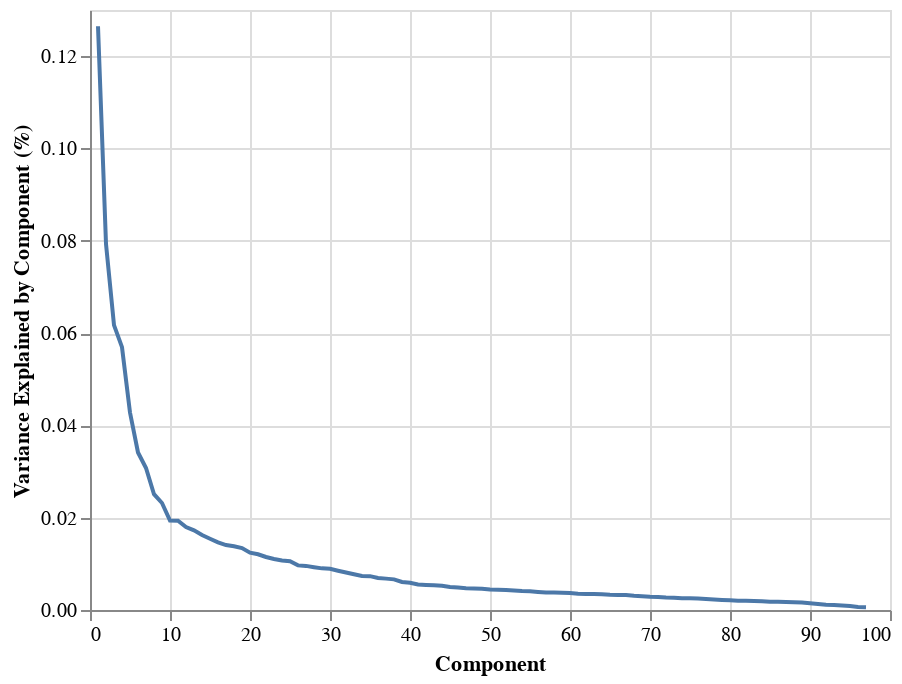

The code cell stored with this chart in its notebook:
### Code cell
# Create scree plot with altair, elbow at 3
alt.Chart(pc_df).mark_line().encode(x="Component",
                                    y="Variance Explained by Component (%)").interactive()

### Figure 1 — Vega-Lite specification as saved in the notebook (floating-point values rounded to 4 significant figures)
{"config": {"view": {"continuousWidth": 400, "continuousHeight": 300}}, "data": {"name": "data-964e235887b2679f98773217e3bebcb8"}, "mark": "line", "encoding": {"x": {"type": "quantitative", "field": "Component"}, "y": {"type": "quantitative", "field": "Variance Explained by Component (%)"}}, "selection": {"selector001": {"type": "interval", "bind": "scales", "encodings": ["x", "y"]}}, "$schema": "https://vega.github.io/schema/vega-lite/v4.8.1.json", "datasets": {"data-964e235887b2679f98773217e3bebcb8": [{"Component": 1, "Variance Explained by Component (%)": 0.1265, "Total Variance Explained (%)": 0.1265}, {"Component": 2, "Variance Explained by Component (%)": 0.07933, "Total Variance Explained (%)": 0.2058}, {"Component": 3, "Variance Explained by Component (%)": 0.06173, "Total Variance Explained (%)": 0.2675}, {"Component": 4, "Variance Explained by Component (%)": 0.05695, "Total Variance Explained (%)": 0.3245}, {"Component": 5, "Variance Explained by Component (%)": 0.04278, "Total Variance Explained (%)": 0.3673}, {"Component": 6, "Variance Explained by Component (%)": 0.03413, "Total Variance Explained (%)": 0.4014}, {"Component": 7, "Variance Explained by Component (%)": 0.03077, "Total Variance Explained (%)": 0.4322}, {"Component": 8, "Variance Explained by Component (%)": 0.02509, "Total Variance Explained (%)": 0.4572}, {"Component": 9, "Variance Explained by Component (%)": 0.02318, "Total Variance Explained (%)": 0.4804}, {"Component": 10, "Variance Explained by Component (%)": 0.01937, "Total Variance Explained (%)": 0.4998}, {"Component": 11, "Variance Explained by Component (%)": 0.01933, "Total Variance Explained (%)": 0.5191}, {"Component": 12, "Variance Explained by Component (%)": 0.01798, "Total Variance Explained (%)": 0.5371}, {"Component": 13, "Variance Explained by Component (%)": 0.01725, "Total Variance Explained (%)": 0.5544}, {"Component": 14, "Variance Explained by Component (%)": 0.01623, "Total Variance Explained (%)": 0.5706}, {"Component": 15, "Variance Explained by Component (%)": 0.01544, "Total Variance Explained (%)": 0.586}, {"Component": 16, "Variance Explained by Component (%)": 0.01467, "Total Variance Explained (%)": 0.6007}, {"Component": 17, "Variance Explained by Component (%)": 0.01407, "Total Variance Explained (%)": 0.6148}, {"Component": 18, "Variance Explained by Component (%)": 0.01379, "Total Variance Explained (%)": 0.6286}, {"Component": 19, "Variance Explained by Component (%)": 0.01341, "Total Variance Explained (%)": 0.642}, {"Component": 20, "Variance Explained by Component (%)": 0.01241, "Total Variance Explained (%)": 0.6544}, {"Component": 21, "Variance Explained by Component (%)": 0.01208, "Total Variance Explained (%)": 0.6665}, {"Component": 22, "Variance Explained by Component (%)": 0.01148, "Total Variance Explained (%)": 0.6779}, {"Component": 23, "Variance Explained by Component (%)": 0.01105, "Total Variance Explained (%)": 0.689}, {"Component": 24, "Variance Explained by Component (%)": 0.01071, "Total Variance Explained (%)": 0.6997}, {"Component": 25, "Variance Explained by Component (%)": 0.01055, "Total Variance Explained (%)": 0.7103}, {"Component": 26, "Variance Explained by Component (%)": 0.009668, "Total Variance Explained (%)": 0.7199}, {"Component": 27, "Variance Explained by Component (%)": 0.009558, "Total Variance Explained (%)": 0.7295}, {"Component": 28, "Variance Explained by Component (%)": 0.009283, "Total Variance Explained (%)": 0.7388}, {"Component": 29, "Variance Explained by Component (%)": 0.00902, "Total Variance Explained (%)": 0.7478}, {"Component": 30, "Variance Explained by Component (%)": 0.008925, "Total Variance Explained (%)": 0.7567}, {"Component": 31, "Variance Explained by Component (%)": 0.00852, "Total Variance Explained (%)": 0.7652}, {"Component": 32, "Variance Explained by Component (%)": 0.008139, "Total Variance Explained (%)": 0.7734}, {"Component": 33, "Variance Explained by Component (%)": 0.007743, "Total Variance Explained (%)": 0.7811}, {"Component": 34, "Variance Explained by Component (%)": 0.007377, "Total Variance Explained (%)": 0.7885}, {"Component": 35, "Variance Explained by Component (%)": 0.007338, "Total Variance Explained (%)": 0.7958}, {"Component": 36, "Variance Explained by Component (%)": 0.006926, "Total Variance Explained (%)": 0.8028}, {"Component": 37, "Variance Explained by Component (%)": 0.006798, "Total Variance Explained (%)": 0.8096}, {"Component": 38, "Variance Explained by Component (%)": 0.006638, "Total Variance Explained (%)": 0.8162}, {"Component": 39, "Variance Explained by Component (%)": 0.006075, "Total Variance Explained (%)": 0.8223}, {"Component": 40, "Variance Explained by Component (%)": 0.00591, "Total Variance Explained (%)": 0.8282}, {"Component": 41, "Variance Explained by Component (%)": 0.005535, "Total Variance Explained (%)": 0.8337}, {"Component": 42, "Variance Explained by Component (%)": 0.00544, "Total Variance Explained (%)": 0.8392}, {"Component": 43, "Variance Explained by Component (%)": 0.00537, "Total Variance Explained (%)": 0.8445}, {"Component": 44, "Variance Explained by Component (%)": 0.005262, "Total Variance Explained (%)": 0.8498}, {"Component": 45, "Variance Explained by Component (%)": 0.005001, "Total Variance Explained (%)": 0.8548}, {"Component": 46, "Variance Explained by Component (%)": 0.004851, "Total Variance Explained (%)": 0.8596}, {"Component": 47, "Variance Explained by Component (%)": 0.004709, "Total Variance Explained (%)": 0.8643}, {"Component": 48, "Variance Explained by Component (%)": 0.004674, "Total Variance Explained (%)": 0.869}, {"Component": 49, "Variance Explained by Component (%)": 0.004615, "Total Variance Explained (%)": 0.8736}, {"Component": 50, "Variance Explained by Component (%)": 0.004426, "Total Variance Explained (%)": 0.8781}, {"Component": 51, "Variance Explained by Component (%)": 0.004402, "Total Variance Explained (%)": 0.8825}, {"Component": 52, "Variance Explained by Component (%)": 0.004328, "Total Variance Explained (%)": 0.8868}, {"Component": 53, "Variance Explained by Component (%)": 0.004235, "Total Variance Explained (%)": 0.891}, {"Component": 54, "Variance Explained by Component (%)": 0.004104, "Total Variance Explained (%)": 0.8951}, {"Component": 55, "Variance Explained by Component (%)": 0.004038, "Total Variance Explained (%)": 0.8992}, {"Component": 56, "Variance Explained by Component (%)": 0.003922, "Total Variance Explained (%)": 0.9031}, {"Component": 57, "Variance Explained by Component (%)": 0.003806, "Total Variance Explained (%)": 0.9069}, {"Component": 58, "Variance Explained by Component (%)": 0.003765, "Total Variance Explained (%)": 0.9107}, {"Component": 59, "Variance Explained by Component (%)": 0.003747, "Total Variance Explained (%)": 0.9144}, {"Component": 60, "Variance Explained by Component (%)": 0.00368, "Total Variance Explained (%)": 0.9181}, {"Component": 61, "Variance Explained by Component (%)": 0.003532, "Total Variance Explained (%)": 0.9216}, {"Component": 62, "Variance Explained by Component (%)": 0.00349, "Total Variance Explained (%)": 0.9251}, {"Component": 63, "Variance Explained by Component (%)": 0.003453, "Total Variance Explained (%)": 0.9286}, {"Component": 64, "Variance Explained by Component (%)": 0.0034, "Total Variance Explained (%)": 0.932}, {"Component": 65, "Variance Explained by Component (%)": 0.003284, "Total Variance Explained (%)": 0.9353}, {"Component": 66, "Variance Explained by Component (%)": 0.003239, "Total Variance Explained (%)": 0.9385}, {"Component": 67, "Variance Explained by Component (%)": 0.003227, "Total Variance Explained (%)": 0.9417}, {"Component": 68, "Variance Explained by Component (%)": 0.003077, "Total Variance Explained (%)": 0.9448}, {"Component": 69, "Variance Explained by Component (%)": 0.002974, "Total Variance Explained (%)": 0.9478}, {"Component": 70, "Variance Explained by Component (%)": 0.002867, "Total Variance Explained (%)": 0.9506}, {"Component": 71, "Variance Explained by Component (%)": 0.00281, "Total Variance Explained (%)": 0.9534}, {"Component": 72, "Variance Explained by Component (%)": 0.002709, "Total Variance Explained (%)": 0.9562}, {"Component": 73, "Variance Explained by Component (%)": 0.002655, "Total Variance Explained (%)": 0.9588}, {"Component": 74, "Variance Explained by Component (%)": 0.002552, "Total Variance Explained (%)": 0.9614}, {"Component": 75, "Variance Explained by Component (%)": 0.002527, "Total Variance Explained (%)": 0.9639}, {"Component": 76, "Variance Explained by Component (%)": 0.002488, "Total Variance Explained (%)": 0.9664}, {"Component": 77, "Variance Explained by Component (%)": 0.002384, "Total Variance Explained (%)": 0.9688}, {"Component": 78, "Variance Explained by Component (%)": 0.002297, "Total Variance Explained (%)": 0.9711}, {"Component": 79, "Variance Explained by Component (%)": 0.002182, "Total Variance Explained (%)": 0.9732}, {"Component": 80, "Variance Explained by Component (%)": 0.002097, "Total Variance Explained (%)": 0.9753}, {"Component": 81, "Variance Explained by Component (%)": 0.002024, "Total Variance Explained (%)": 0.9774}, {"Component": 82, "Variance Explained by Component (%)": 0.002005, "Total Variance Explained (%)": 0.9794}, {"Component": 83, "Variance Explained by Component (%)": 0.001967, "Total Variance Explained (%)": 0.9813}, {"Component": 84, "Variance Explained by Component (%)": 0.00188, "Total Variance Explained (%)": 0.9832}, {"Component": 85, "Variance Explained by Component (%)": 0.001802, "Total Variance Explained (%)": 0.985}, {"Component": 86, "Variance Explained by Component (%)": 0.001772, "Total Variance Explained (%)": 0.9868}, {"Component": 87, "Variance Explained by Component (%)": 0.001734, "Total Variance Explained (%)": 0.9885}, {"Component": 88, "Variance Explained by Component (%)": 0.001697, "Total Variance Explained (%)": 0.9902}, {"Component": 89, "Variance Explained by Component (%)": 0.001632, "Total Variance Explained (%)": 0.9918}, {"Component": 90, "Variance Explained by Component (%)": 0.001481, "Total Variance Explained (%)": 0.9933}, {"Component": 91, "Variance Explained by Component (%)": 0.001308, "Total Variance Explained (%)": 0.9946}, {"Component": 92, "Variance Explained by Component (%)": 0.001162, "Total Variance Explained (%)": 0.9958}, {"Component": 93, "Variance Explained by Component (%)": 0.00107, "Total Variance Explained (%)": 0.9969}, {"Component": 94, "Variance Explained by Component (%)": 0.0009683, "Total Variance Explained (%)": 0.9978}, {"Component": 95, "Variance Explained by Component (%)": 0.0008813, "Total Variance Explained (%)": 0.9987}, {"Component": 96, "Variance Explained by Component (%)": 0.0006724, "Total Variance Explained (%)": 0.9994}, {"Component": 97, "Variance Explained by Component (%)": 0.0006071, "Total Variance Explained (%)": 1.0}]}}
